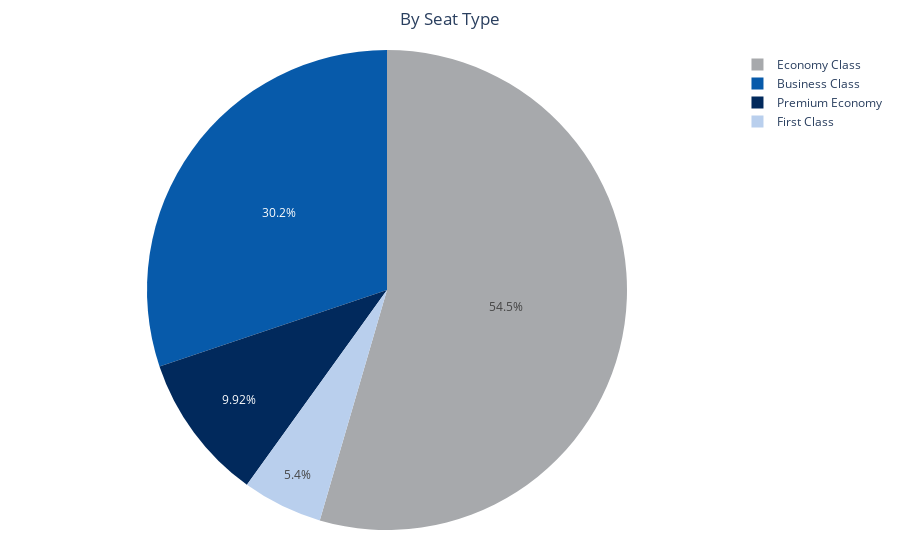

The code cell stored with this chart in its notebook:
### Code cell
fig_seattype = px.pie(df, names = "seat_type", color = "seat_type",
                color_discrete_map = {'Business Class': '#075AAA', 'Economy Class': '#A7A9AC',
                                      'First Class': '#B9CFED', 'Premium Economy' : '#01295C' })
fig_seattype.update_layout(title = "By Seat Type", 
                               title_x = 0.5,
                               margin = dict(l = 50, r = 40, t = 50, b = 30)
                               )

### Figure 1 — Plotly figure (JSON) as saved in the notebook; plotly's stock layout.template omitted (floating-point values rounded to 4 significant figures; data arrays with more than 128 entries replaced by an {"elided": "..."} marker saying what was removed)
{"data": [{"customdata": {"elided": "2500x1 str values"}, "domain": {"x": [0, 1], "y": [0, 1]}, "hovertemplate": "seat_type=%{customdata[0]}<extra></extra>", "labels": {"elided": "2500 str values"}, "legendgroup": "", "marker": {"colors": {"elided": "2500 str values"}}, "name": "", "showlegend": true, "type": "pie"}], "layout": {"legend": {"tracegroupgap": 0}, "margin": {"b": 30, "l": 50, "r": 40, "t": 50}, "title": {"text": "By Seat Type", "x": 0.5}}}
